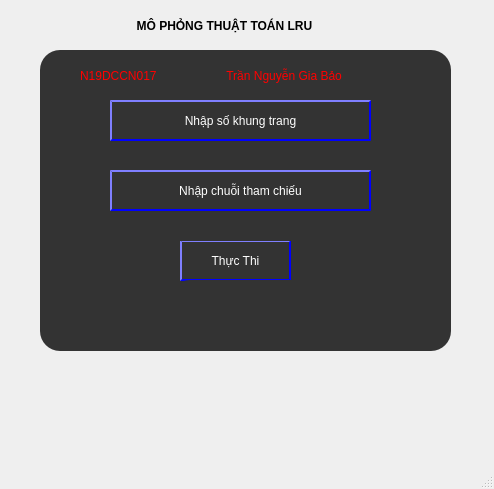
<?xml version="1.0" encoding="UTF-8"?>
<ui version="4.0">
 <class>MainWindow</class>
 <widget class="QMainWindow" name="MainWindow">
  <property name="geometry">
   <rect>
    <x>0</x>
    <y>0</y>
    <width>494</width>
    <height>489</height>
   </rect>
  </property>
  <property name="cursor">
   <cursorShape>ArrowCursor</cursorShape>
  </property>
  <property name="mouseTracking">
   <bool>true</bool>
  </property>
  <property name="windowTitle">
   <string>MainWindow</string>
  </property>
  <property name="styleSheet">
   <string notr="true">#form
{
background:url(:/Image/400x400.jpg);

}</string>
  </property>
  <widget class="QWidget" name="form">
   <property name="styleSheet">
    <string notr="true">QWidget
{

}</string>
   </property>
   <widget class="QPushButton" name="pushButtone">
    <property name="geometry">
     <rect>
      <x>40</x>
      <y>120</y>
      <width>93</width>
      <height>28</height>
     </rect>
    </property>
    <property name="text">
     <string>nhập số khung</string>
    </property>
   </widget>
   <widget class="QPushButton" name="pushButtone_2">
    <property name="geometry">
     <rect>
      <x>40</x>
      <y>160</y>
      <width>93</width>
      <height>28</height>
     </rect>
    </property>
    <property name="text">
     <string>nhập phần tử</string>
    </property>
   </widget>
   <widget class="QLabel" name="input2">
    <property name="geometry">
     <rect>
      <x>150</x>
      <y>160</y>
      <width>341</width>
      <height>21</height>
     </rect>
    </property>
    <property name="text">
     <string/>
    </property>
   </widget>
   <widget class="QLabel" name="input11">
    <property name="geometry">
     <rect>
      <x>150</x>
      <y>120</y>
      <width>131</width>
      <height>21</height>
     </rect>
    </property>
    <property name="text">
     <string/>
    </property>
   </widget>
   <widget class="QPushButton" name="input33">
    <property name="geometry">
     <rect>
      <x>140</x>
      <y>230</y>
      <width>93</width>
      <height>28</height>
     </rect>
    </property>
    <property name="text">
     <string>Thực Thi</string>
    </property>
   </widget>
   <widget class="QLabel" name="error1">
    <property name="geometry">
     <rect>
      <x>140</x>
      <y>270</y>
      <width>181</width>
      <height>21</height>
     </rect>
    </property>
    <property name="text">
     <string/>
    </property>
   </widget>
   <widget class="QFrame" name="frame">
    <property name="geometry">
     <rect>
      <x>40</x>
      <y>50</y>
      <width>411</width>
      <height>301</height>
     </rect>
    </property>
    <property name="styleSheet">
     <string notr="true">QFrame
{
background :#333;
border-radius:20px

}</string>
    </property>
    <property name="frameShape">
     <enum>QFrame::StyledPanel</enum>
    </property>
    <property name="frameShadow">
     <enum>QFrame::Raised</enum>
    </property>
    <widget class="QPushButton" name="pushButton">
     <property name="geometry">
      <rect>
       <x>70</x>
       <y>50</y>
       <width>261</width>
       <height>41</height>
      </rect>
     </property>
     <property name="cursor">
      <cursorShape>PointingHandCursor</cursorShape>
     </property>
     <property name="styleSheet">
      <string notr="true">QPushButton
{
   color:white;
    border-style: outset;
    border-width: 2px;
    border-color: blue;
}</string>
     </property>
     <property name="text">
      <string>Nhập số khung trang</string>
     </property>
    </widget>
    <widget class="QPushButton" name="pushButton_2">
     <property name="geometry">
      <rect>
       <x>70</x>
       <y>120</y>
       <width>261</width>
       <height>41</height>
      </rect>
     </property>
     <property name="cursor">
      <cursorShape>PointingHandCursor</cursorShape>
     </property>
     <property name="styleSheet">
      <string notr="true">QPushButton
{
   color:white;
    border-style: outset;
    border-width: 2px;
    border-color: blue;
}</string>
     </property>
     <property name="text">
      <string>Nhập chuỗi tham chiếu</string>
     </property>
    </widget>
    <widget class="QPushButton" name="input3">
     <property name="geometry">
      <rect>
       <x>140</x>
       <y>190</y>
       <width>111</width>
       <height>41</height>
      </rect>
     </property>
     <property name="cursor">
      <cursorShape>PointingHandCursor</cursorShape>
     </property>
     <property name="styleSheet">
      <string notr="true">QPushButton
{
   color:white;
    border-style: outset;
    border-width: 2px;
    border-color: blue;
}</string>
     </property>
     <property name="text">
      <string>Thực Thi</string>
     </property>
    </widget>
    <widget class="QLabel" name="error">
     <property name="geometry">
      <rect>
       <x>130</x>
       <y>230</y>
       <width>251</width>
       <height>51</height>
      </rect>
     </property>
     <property name="text">
      <string/>
     </property>
    </widget>
    <widget class="QLabel" name="error2">
     <property name="geometry">
      <rect>
       <x>120</x>
       <y>170</y>
       <width>221</width>
       <height>21</height>
      </rect>
     </property>
     <property name="text">
      <string/>
     </property>
    </widget>
    <widget class="QLabel" name="ll">
     <property name="geometry">
      <rect>
       <x>40</x>
       <y>10</y>
       <width>321</width>
       <height>31</height>
      </rect>
     </property>
     <property name="styleSheet">
      <string notr="true">#ll
{
color: red;
}</string>
     </property>
     <property name="text">
      <string>N19DCCN017                     Trần Nguyễn Gia Bảo</string>
     </property>
    </widget>
   </widget>
   <widget class="QLabel" name="label">
    <property name="geometry">
     <rect>
      <x>100</x>
      <y>10</y>
      <width>301</width>
      <height>31</height>
     </rect>
    </property>
    <property name="font">
     <font>
      <weight>75</weight>
      <bold>true</bold>
     </font>
    </property>
    <property name="text">
     <string>           MÔ PHỎNG THUẬT TOÁN LRU</string>
    </property>
   </widget>
   <widget class="QLabel" name="gif">
    <property name="geometry">
     <rect>
      <x>70</x>
      <y>330</y>
      <width>351</width>
      <height>161</height>
     </rect>
    </property>
    <property name="contextMenuPolicy">
     <enum>Qt::NoContextMenu</enum>
    </property>
    <property name="acceptDrops">
     <bool>true</bool>
    </property>
    <property name="toolTip">
     <string notr="true"/>
    </property>
    <property name="statusTip">
     <string notr="true"/>
    </property>
    <property name="whatsThis">
     <string notr="true"/>
    </property>
    <property name="accessibleName">
     <string notr="true"/>
    </property>
    <property name="accessibleDescription">
     <string notr="true"/>
    </property>
    <property name="styleSheet">
     <string notr="true">QLabel
{
background:transparent;

}</string>
    </property>
    <property name="text">
     <string/>
    </property>
    <property name="textInteractionFlags">
     <set>Qt::NoTextInteraction</set>
    </property>
   </widget>
  </widget>
  <widget class="QMenuBar" name="menubar">
   <property name="geometry">
    <rect>
     <x>0</x>
     <y>0</y>
     <width>494</width>
     <height>26</height>
    </rect>
   </property>
  </widget>
  <widget class="QStatusBar" name="statusbar"/>
 </widget>
 <resources/>
 <connections/>
</ui>
